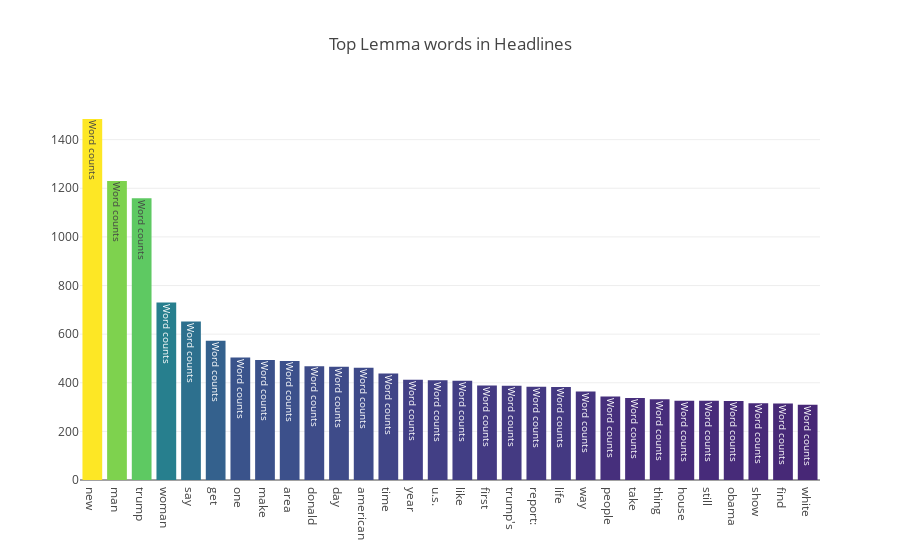

Notebook code for this chart:
### Code cell
lemma_data = [go.Bar(
            x = np.array(df_lemma['Lemma Words'][0:30]),
            y = np.array(df_lemma.Count[0:30]),
            marker= dict(colorscale='Viridis' ,color =df_lemma.Count[0:100]),
            text='Word counts')]

layout = go.Layout(
    title='Top Lemma words in Headlines'
)

fig = go.Figure(data=lemma_data, layout=layout)

iplot(fig, filename='lemma-basic-bar')

### Figure 1 — Plotly figure (JSON) as saved in the notebook; plotly's stock layout.template omitted (floating-point values rounded to 4 significant figures)
{"data": [{"marker": {"color": [1485, 1230, 1159, 730, 652, 573, 504, 494, 490, 468, 466, 462, 438, 412, 410, 408, 389, 388, 384, 383, 364, 343, 337, 332, 326, 326, 325, 316, 315, 310, 301, 300, 287, 286, 279, 276, 269, 268, 265, 261, 260, 258, 253, 242, 238, 234, 231, 229, 228, 227, 226, 225, 224, 224, 223, 220, 219, 218, 217, 209, 209, 208, 207, 205, 205, 202, 200, 200, 199, 199, 197, 197, 197, 196, 196, 196, 193, 193, 190, 190, 189, 188, 186, 185, 185, 184, 181, 178, 177, 176, 176, 172, 171, 171, 170, 170, 168, 168, 167, 167], "colorscale": "Viridis"}, "text": "Word counts", "type": "bar", "uid": "4373b710-8d68-11e9-a0f9-8c85904900de", "x": ["new", "man", "trump", "woman", "say", "get", "one", "make", "area", "donald", "day", "american", "time", "year", "u.s.", "like", "first", "trump's", "report:", "life", "way", "people", "take", "thing", "house", "still", "obama", "show", "find", "white"], "y": [1485, 1230, 1159, 730, 652, 573, 504, 494, 490, 468, 466, 462, 438, 412, 410, 408, 389, 388, 384, 383, 364, 343, 337, 332, 326, 326, 325, 316, 315, 310]}], "layout": {"title": "Top Lemma words in Headlines"}}
